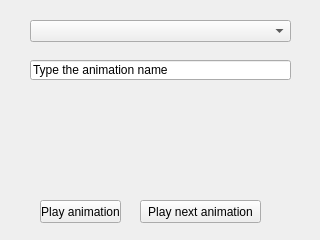
<?xml version="1.0" encoding="UTF-8"?>
<ui version="4.0">
 <class>Form</class>
 <widget class="QWidget" name="Form">
  <property name="geometry">
   <rect>
    <x>0</x>
    <y>0</y>
    <width>320</width>
    <height>240</height>
   </rect>
  </property>
  <property name="windowTitle">
   <string>Form</string>
  </property>
  <widget class="QPushButton" name="pushButton">
   <property name="geometry">
    <rect>
     <x>40</x>
     <y>200</y>
     <width>81</width>
     <height>23</height>
    </rect>
   </property>
   <property name="text">
    <string>Play animation</string>
   </property>
  </widget>
  <widget class="QPushButton" name="pushButton_2">
   <property name="geometry">
    <rect>
     <x>140</x>
     <y>200</y>
     <width>121</width>
     <height>23</height>
    </rect>
   </property>
   <property name="text">
    <string>Play next animation</string>
   </property>
  </widget>
  <widget class="QLineEdit" name="lineEdit">
   <property name="geometry">
    <rect>
     <x>30</x>
     <y>60</y>
     <width>261</width>
     <height>20</height>
    </rect>
   </property>
   <property name="text">
    <string>Type the animation name</string>
   </property>
  </widget>
  <widget class="QComboBox" name="comboBox">
   <property name="geometry">
    <rect>
     <x>30</x>
     <y>20</y>
     <width>261</width>
     <height>22</height>
    </rect>
   </property>
  </widget>
 </widget>
 <resources/>
 <connections/>
</ui>
